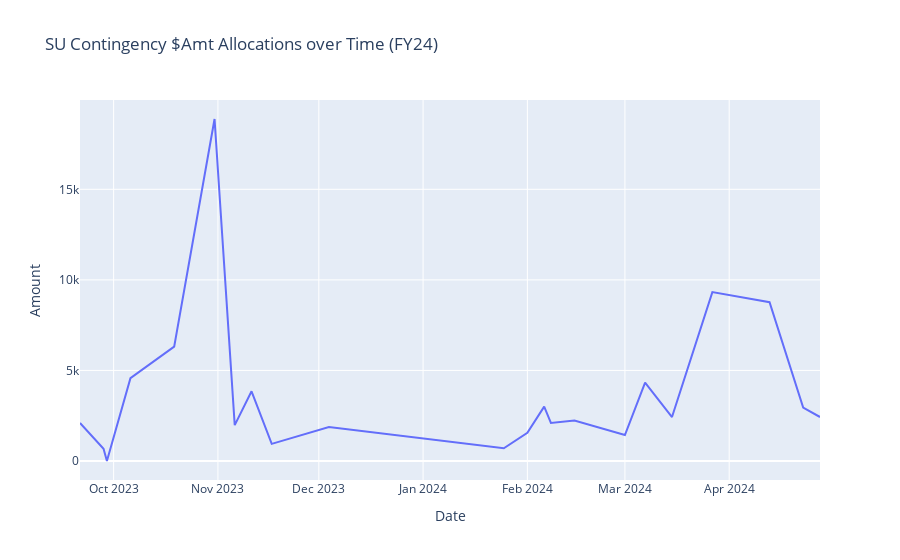

The notebook cell this image was saved under:
### Code cell
allocation_amounts = Non_Admin_Contin2324[Non_Admin_Contin2324['Admin'] == 0].groupby('Date')['Amount'].agg('sum').reset_index()
fig_3 = px.line(allocation_amounts, x="Date", y="Amount", title='SU Contingency $Amt Allocations over Time (FY24)')
fig_3.show()

### Figure 1 — Plotly figure (JSON) as saved in the notebook; plotly's stock layout.template omitted (floating-point values rounded to 4 significant figures)
{"data": [{"hovertemplate": "Date=%{x}<br>Amount=%{y}<extra></extra>", "legendgroup": "", "line": {"color": "#636efa", "dash": "solid"}, "marker": {"symbol": "circle"}, "mode": "lines", "name": "", "orientation": "v", "showlegend": false, "type": "scatter", "x": ["2023-09-21T00:00:00", "2023-09-28T00:00:00", "2023-09-29T00:00:00", "2023-10-06T00:00:00", "2023-10-19T00:00:00", "2023-10-31T00:00:00", "2023-11-06T00:00:00", "2023-11-11T00:00:00", "2023-11-17T00:00:00", "2023-12-04T00:00:00", "2024-01-25T00:00:00", "2024-02-01T00:00:00", "2024-02-06T00:00:00", "2024-02-08T00:00:00", "2024-02-15T00:00:00", "2024-03-01T00:00:00", "2024-03-07T00:00:00", "2024-03-15T00:00:00", "2024-03-27T00:00:00", "2024-04-13T00:00:00", "2024-04-23T00:00:00", "2024-04-28T00:00:00"], "xaxis": "x", "y": [2100, 674.8, 0, 4570, 6313.0, 18880.0, 1978.0, 3850, 946, 1870, 700, 1559.0, 3000, 2101.0, 2236, 1433.0, 4330.0, 2429.0, 9325.0, 8765.0, 2950, 2429.0], "yaxis": "y"}], "layout": {"legend": {"tracegroupgap": 0}, "title": {"text": "SU Contingency $Amt Allocations over Time (FY24)"}, "xaxis": {"anchor": "y", "domain": [0, 1], "title": {"text": "Date"}}, "yaxis": {"anchor": "x", "domain": [0, 1], "title": {"text": "Amount"}}}}
